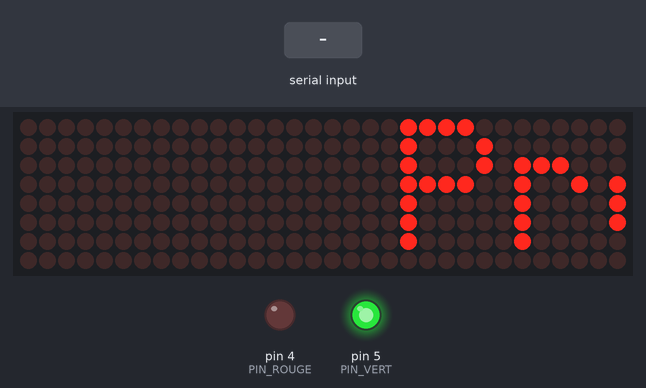
Simulated run of this sketch. Board: Arduino Uno, built with avr-gcc and run on an emulated ATmega328P. Shown: 32×8 LED matrix, output pins drawn as LEDs (lit = HIGH). The test bench sets the inputs (shaded band).

Above: at 1.25 s.
1.3 s: "+\n" received over the second serial link
At 2.2 s:
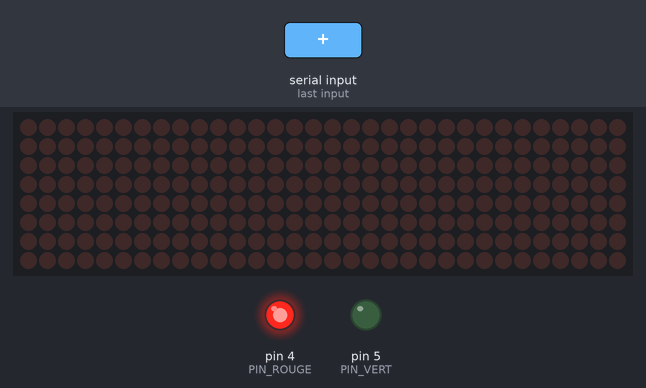
2.8 s: "1\n" received over the second serial link
At 6.2 s:
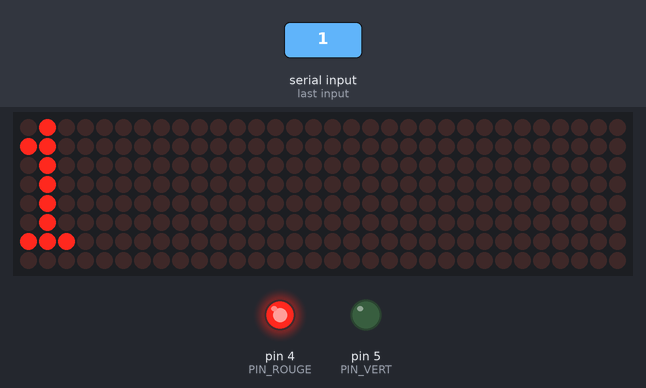
Timing chart, 0 to 7.7 s (numbered marks = the images above; inputs shaded):
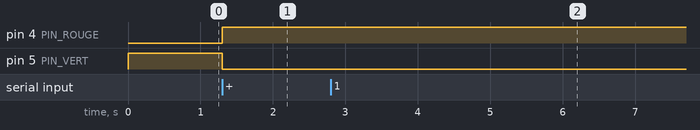

The sketch:

Journal_Lumineux_2ap.ino
```cpp
#include <MD_Parola.h>
#include <MD_MAX72xx.h>
#include <SPI.h>
#include <SoftwareSerial.h>

#define HARDWARE_TYPE MD_MAX72XX::FC16_HW
#define MAX_DEVICES 4
#define CS_PIN 10

MD_Parola display = MD_Parola(HARDWARE_TYPE, CS_PIN, MAX_DEVICES);


SoftwareSerial BT(2, 3);


#define PIN_ROUGE 4
#define PIN_VERT 5

#define MESSAGE_MAX 100
char message[MESSAGE_MAX] = "Pret !";
bool nouveauMessage = false;

void setup() {
  display.begin();
  display.setIntensity(3);
  display.displayClear();
  display.setSpeed(100);  // Vitesse initiale
  display.displayText(message, PA_LEFT, display.getSpeed(), 1000, PA_SCROLL_LEFT, PA_SCROLL_LEFT);

  BT.begin(9600);

  pinMode(PIN_ROUGE, OUTPUT);
  pinMode(PIN_VERT, OUTPUT);


  digitalWrite(PIN_ROUGE, LOW);
  digitalWrite(PIN_VERT, HIGH);
}

void loop() {
  static uint8_t index = 0;

  if (BT.available()) {
    char c = BT.read();


    if (c == '+') {
      uint16_t speed = display.getSpeed();
      if (speed > 20) display.setSpeed(speed - 10);
    }
    else if (c == '-') {
      uint16_t speed = display.getSpeed();
      if (speed < 500) display.setSpeed(speed + 10);
    }

    else if (c == '\n' || c == '\r') {
      message[index] = '\0';
      index = 0;
      nouveauMessage = true;
    } else {
      if (index < MESSAGE_MAX - 1) {
        message[index++] = c;
      }
    }


    digitalWrite(PIN_ROUGE, HIGH);
    digitalWrite(PIN_VERT, LOW);
  }

  if (nouveauMessage) {
    display.displayClear();
    display.displayText(message, PA_LEFT, display.getSpeed(), 1000, PA_SCROLL_LEFT, PA_SCROLL_LEFT);
    nouveauMessage = false;
  }

  if (display.displayAnimate()) {
    display.displayReset();
  }
}
```

Measured:
- after the input at 1.3 s, pin 4 (PIN_ROUGE): LOW → HIGH at once; pin 5 (PIN_VERT): HIGH → LOW at once; the display: changes at once (image 1)
- after the input at 2.8 s, the display: first changes at once (image 2 shows a later state)
